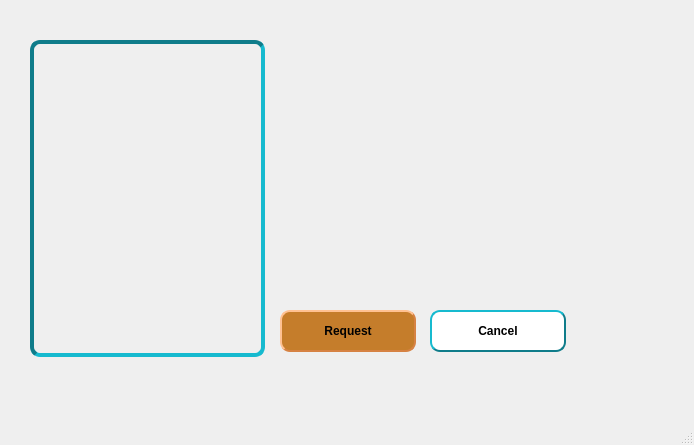
<?xml version="1.0" encoding="UTF-8"?>
<ui version="4.0">
 <class>BookInfo</class>
 <widget class="QMainWindow" name="BookInfo">
  <property name="geometry">
   <rect>
    <x>0</x>
    <y>0</y>
    <width>694</width>
    <height>445</height>
   </rect>
  </property>
  <property name="windowTitle">
   <string>MainWindow</string>
  </property>
  <widget class="QWidget" name="centralwidget">
   <widget class="QPushButton" name="pushButton_2">
    <property name="geometry">
     <rect>
      <x>430</x>
      <y>310</y>
      <width>136</width>
      <height>42</height>
     </rect>
    </property>
    <property name="minimumSize">
     <size>
      <width>136</width>
      <height>42</height>
     </size>
    </property>
    <property name="font">
     <font>
      <family>Arial</family>
      <bold>true</bold>
     </font>
    </property>
    <property name="styleSheet">
     <string notr="true">    background-color:white;
    border-style: outset;
    border-width: 2px;
    border-radius: 10px;
    border-color: #0F7C8A;
;


</string>
    </property>
    <property name="text">
     <string>Cancel</string>
    </property>
   </widget>
   <widget class="QLabel" name="bookPictureLabel">
    <property name="geometry">
     <rect>
      <x>30</x>
      <y>40</y>
      <width>235</width>
      <height>317</height>
     </rect>
    </property>
    <property name="minimumSize">
     <size>
      <width>235</width>
      <height>317</height>
     </size>
    </property>
    <property name="styleSheet">
     <string notr="true"> border-style: inset;
border-color:#0F7C8A;
    border-width: 4px;
    border-radius: 10px;</string>
    </property>
    <property name="text">
     <string/>
    </property>
   </widget>
   <widget class="QPushButton" name="pushButton">
    <property name="geometry">
     <rect>
      <x>280</x>
      <y>310</y>
      <width>136</width>
      <height>42</height>
     </rect>
    </property>
    <property name="minimumSize">
     <size>
      <width>136</width>
      <height>42</height>
     </size>
    </property>
    <property name="font">
     <font>
      <family>Arial</family>
      <bold>true</bold>
     </font>
    </property>
    <property name="styleSheet">
     <string notr="true">background-color:rgb(197, 125, 43);
 border-style: outset;
    border-width: 2px;
    border-radius: 10px;
    border-color: #D68243;</string>
    </property>
    <property name="text">
     <string>Request</string>
    </property>
   </widget>
  </widget>
  <widget class="QMenuBar" name="menubar">
   <property name="geometry">
    <rect>
     <x>0</x>
     <y>0</y>
     <width>694</width>
     <height>25</height>
    </rect>
   </property>
  </widget>
  <widget class="QStatusBar" name="statusbar"/>
 </widget>
 <resources/>
 <connections/>
</ui>
